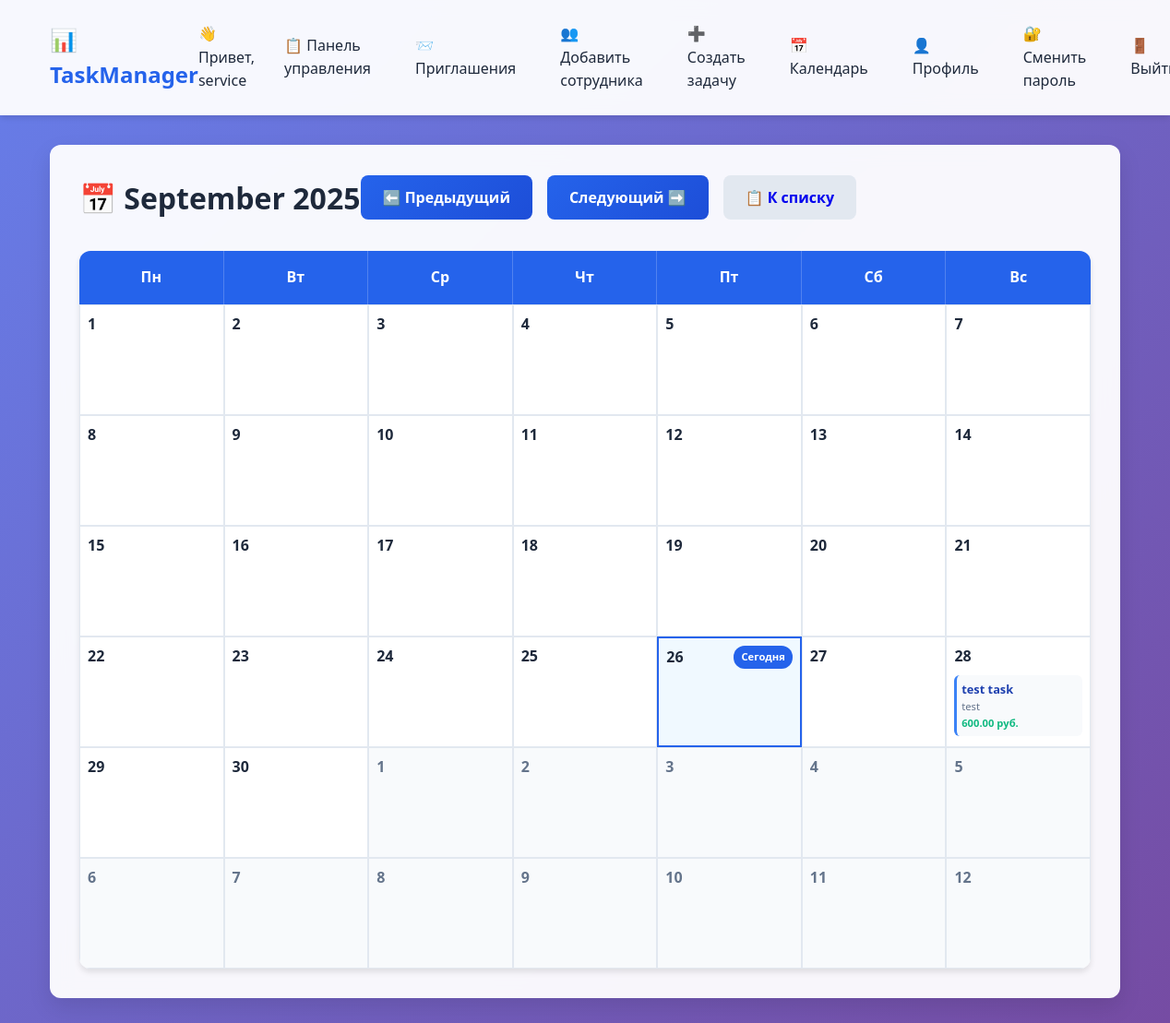
Page /calendar/ (signed in) on the earlier database version.
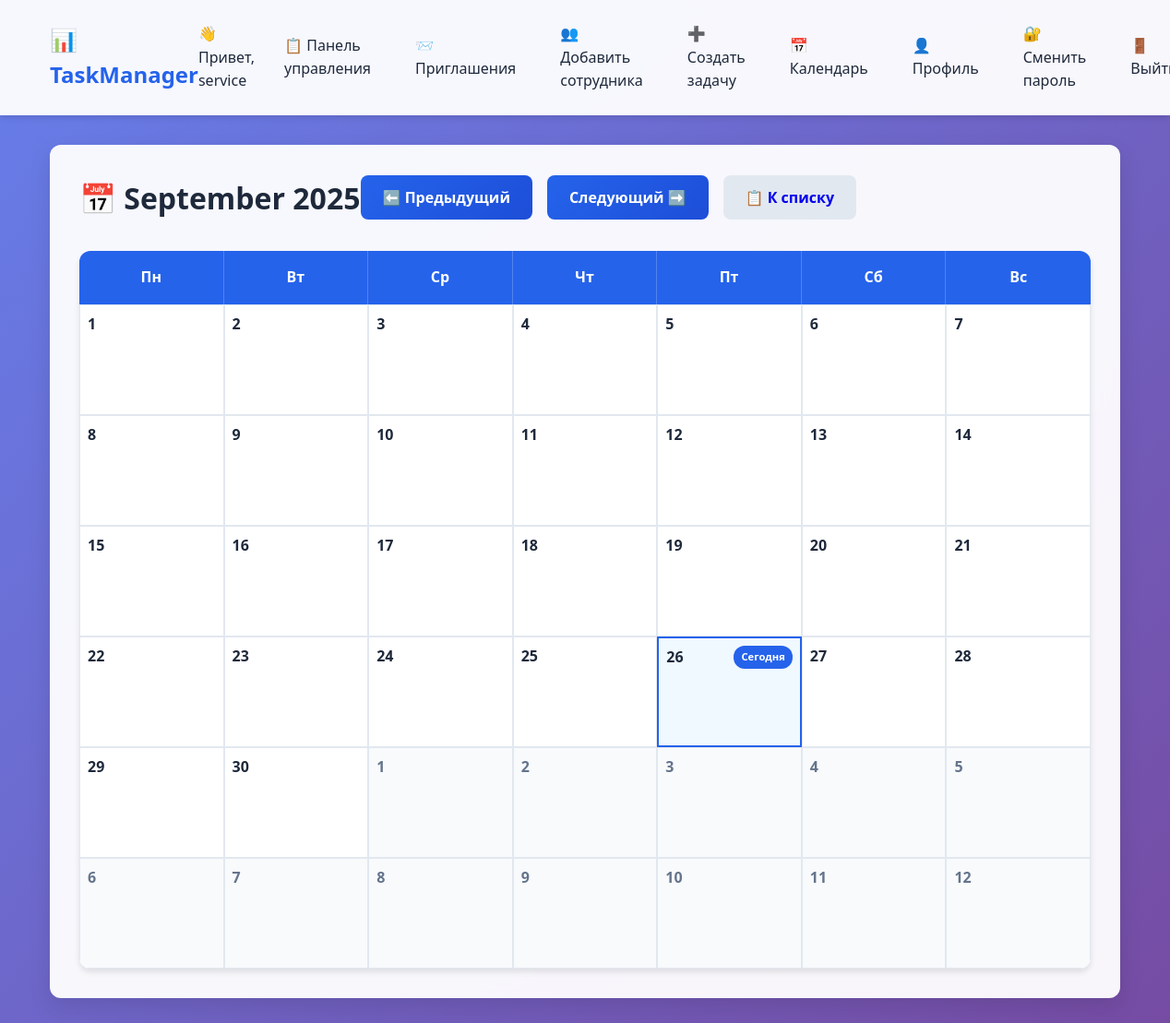
Same page on the later database version.
### tasks/models.py (models this page shows, shortened)
class Task(models.Model):
    STATUS_CHOICES = [
        ('created', 'Создана'),
        ('submitted', 'Сдана на отчет'),
        ('completed', 'Выполнена'),
    ]
    title = models.CharField(max_length=200, verbose_name='Название')
    description = models.TextField(verbose_name='Описание')
    assigned_to = models.ForeignKey(CustomUser, on_delete=models.CASCADE,
                                   limit_choices_to={'is_staff': False},
                                   related_name='tasks', verbose_name='Сотрудник')
    due_date = models.DateField(verbose_name='Дата выполнения')
    payment_amount = models.DecimalField(max_digits=10, decimal_places=2, verbose_name='Сумма к оплате', default=0)
    status = models.CharField(max_length=20, choices=STATUS_CHOICES, default='created', verbose_name='Статус')
    created_date = models.DateTimeField(auto_now_add=True, verbose_name='Дата выдачи')
    submitted_date = models.DateTimeField(null=True, blank=True, verbose_name='Дата сдачи на отчет')
    created_by = models.ForeignKey(CustomUser, on_delete=models.CASCADE,
                                  related_name='created_tasks', verbose_name='Кем создана')
    tags = models.CharField(max_length=200, blank=True, verbose_name='Ярлыки задачи')

class CustomUser(AbstractUser):
    manager = models.ForeignKey('self', on_delete=models.SET_NULL, null=True, blank=True,
                               limit_choices_to={'is_staff': True}, related_name='subordinates')
    balance = models.DecimalField(max_digits=10, decimal_places=2, default=0.00, verbose_name='Баланс')
    tags = models.CharField(max_length=500, blank=True, verbose_name='Ярлыки (через запятую)')
    telegram_username = models.CharField(max_length=100, blank=True, verbose_name='Ник в Telegram')
    avatar = models.ImageField(upload_to='avatars/', null=True, blank=True, verbose_name='Аватар')
    first_name = models.CharField(max_length=30, blank=True, verbose_name='Имя')
    last_name = models.CharField(max_length=150, blank=True, verbose_name='Фамилия')  # Делаем необязательной
    def get_display_name(self):
        return self.first_name or self.username
    def __str__(self):
        return self.get_display_name()

### tasks/views.py (the view)
# urls.py: path('calendar/', views.calendar_view, name='calendar'),
@login_required
def calendar_view(request):
    if not request.user.is_staff:
        return redirect('dashboard')
    year = int(request.GET.get('year', datetime.now().year))
    month = int(request.GET.get('month', datetime.now().month))
    if month > 12:
        month = 1
        year += 1
    elif month < 1:
        month = 12
        year -= 1
    first_day = datetime(year, month, 1)
    last_day = datetime(year, month, monthrange(year, month)[1])
    tasks = Task.objects.filter(
        created_by=request.user,
        due_date__range=[first_day, last_day]
    ).order_by('due_date')
    calendar_data = []
    weeks = []
    current_date = first_day
    start_date = current_date - timedelta(days=current_date.weekday())
    for week in range(6):
        week_days = []
        for day in range(7):
            date = start_date + timedelta(days=week * 7 + day)
            day_tasks = tasks.filter(due_date=date.date()) if date.month == month else []
            week_days.append({
                'date': date,
                'tasks': day_tasks,
                'is_current_month': date.month == month,
                'is_today': date.date() == datetime.now().date()
            })
        weeks.append(week_days)
    prev_month = month - 1 if month > 1 else 12
    prev_year = year if month > 1 else year - 1
    next_month = month + 1 if month < 12 else 1
    next_year = year if month < 12 else year + 1
    return render(request, 'tasks/calendar.html', {
        'weeks': weeks,
        'current_date': datetime(year, month, 1),
        'prev_month': prev_month,
        'prev_year': prev_year,
        'next_month': next_month,
        'next_year': next_year,
        'month_name': first_day.strftime('%B %Y')
    })

### tasks/templates/tasks/calendar.html (shortened to what this page needs)
{% extends 'tasks/base.html' %}
{% block content %}
<div class="card">
    <div style="display: flex; justify-content: between; align-items: center; margin-bottom: 2rem; flex-wrap: wrap;">
        <h1 style="margin: 0;">📅 {{ month_name }}</h1>
        <div style="display: flex; gap: 1rem;">
            <a href="?year={{ prev_year }}&month={{ prev_month }}" class="btn btn-primary">⬅️ Предыдущий</a>
            <a href="?year={{ next_year }}&month={{ next_month }}" class="btn btn-primary">Следующий ➡️</a>
            <a href="{% url 'dashboard' %}" class="btn" style="background: var(--border);">📋 К списку</a>
        </div>
    </div>
    <div class="calendar">
        <div class="calendar-header">
            <div class="calendar-day-header">Пн</div>
            <div class="calendar-day-header">Вт</div>
            <div class="calendar-day-header">Ср</div>
            <div class="calendar-day-header">Чт</div>
            <div class="calendar-day-header">Пт</div>
            <div class="calendar-day-header">Сб</div>
            <div class="calendar-day-header">Вс</div>
        </div>
        {% for week in weeks %}
        <div class="calendar-week">
            {% for day in week %}
            <div class="calendar-day {% if not day.is_current_month %}other-month{% endif %} {% if day.is_today %}today{% endif %}">
                <div class="calendar-date">
                    {{ day.date.day }}
                    {% if day.is_today %}
                    <span class="today-badge">Сегодня</span>
                    {% endif %}
                </div>
                <div class="calendar-tasks">
                    {% for task in day.tasks %}
                    <div class="calendar-task status-{{ task.status }}"
                         onclick="showTaskDetails({{ task.id }})"
                         title="{{ task.title }} - {{ task.assigned_to }}">
                        <div class="task-title">{{ task.title|truncatechars:15 }}</div>
                        <div class="task-assignee">{{ task.assigned_to.first_name|default:task.assigned_to.username }}</div>
                        <div class="task-amount">{{ task.payment_amount }} руб.</div>
                    </div>
                    {% endfor %}
                </div>
            </div>
            {% endfor %}
        </div>
        {% endfor %}
    </div>
</div>
{% endblock %}

Differences in the rows shown:
removed Task: title "test task", assigned_to.first_name "test", payment_amount "600.00"
